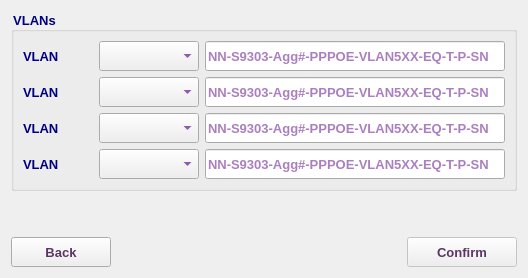
     <widget class="QWidget" name="subIntTab">
      <attribute name="title">
       <string>SUB INT</string>
      </attribute>
      <layout class="QVBoxLayout" name="verticalLayout_7">
       <item>
        <widget class="QGroupBox" name="groupBox_3">
         <property name="font">
          <font>
           <family>Tahoma</family>
           <pointsize>10</pointsize>
           <weight>75</weight>
           <bold>true</bold>
          </font>
         </property>
         <property name="styleSheet">
          <string notr="true">color: rgb(0, 0, 127);</string>
         </property>
         <property name="title">
          <string>VLANs</string>
         </property>
         <layout class="QVBoxLayout" name="verticalLayout_3">
          <item>
           <layout class="QHBoxLayout" name="horizontalLayout_8">
            <item>
             <widget class="QLabel" name="label_5">
              <property name="minimumSize">
               <size>
                <width>70</width>
                <height>30</height>
               </size>
              </property>
              <property name="maximumSize">
               <size>
                <width>70</width>
                <height>30</height>
               </size>
              </property>
              <property name="font">
               <font>
                <family>Tahoma</family>
                <pointsize>10</pointsize>
                <weight>75</weight>
                <bold>true</bold>
               </font>
              </property>
              <property name="styleSheet">
               <string notr="true">color: rgb(0, 0, 127);</string>
              </property>
              <property name="text">
               <string>VLAN</string>
              </property>
             </widget>
            </item>
            <item>
             <widget class="QComboBox" name="vlan500CB">
              <property name="minimumSize">
               <size>
                <width>100</width>
                <height>30</height>
               </size>
              </property>
              <property name="maximumSize">
               <size>
                <width>100</width>
                <height>30</height>
               </size>
              </property>
              <property name="font">
               <font>
                <family>Tahoma</family>
                <pointsize>10</pointsize>
                <weight>75</weight>
                <bold>true</bold>
               </font>
              </property>
              <property name="styleSheet">
               <string notr="true">color: rgb(85, 0, 127);</string>
              </property>
             </widget>
            </item>
            <item>
             <widget class="QLineEdit" name="v500DescLE">
              <property name="sizePolicy">
               <sizepolicy hsizetype="Expanding" vsizetype="Preferred">
                <horstretch>0</horstretch>
                <verstretch>0</verstretch>
               </sizepolicy>
              </property>
              <property name="minimumSize">
               <size>
                <width>300</width>
                <height>30</height>
               </size>
              </property>
              <property name="maximumSize">
               <size>
                <width>8000</width>
                <height>30</height>
               </size>
              </property>
              <property name="font">
               <font>
                <family>Tahoma</family>
                <pointsize>10</pointsize>
                <weight>75</weight>
                <bold>true</bold>
               </font>
              </property>
              <property name="styleSheet">
               <string notr="true">color: rgb(85, 0, 127);</string>
              </property>
              <property name="readOnly">
               <bool>true</bool>
              </property>
              <property name="placeholderText">
               <string>NN-S9303-Agg#-PPPOE-VLAN5XX-EQ-T-P-SN</string>
              </property>
             </widget>
            </item>
           </layout>
          </item>
          <item>
           <layout class="QHBoxLayout" name="horizontalLayout_9">
            <item>
             <widget class="QLabel" name="label_6">
              <property name="minimumSize">
               <size>
                <width>70</width>
                <height>30</height>
               </size>
              </property>
              <property name="maximumSize">
               <size>
                <width>70</width>
                <height>30</height>
               </size>
              </property>
              <property name="font">
               <font>
                <family>Tahoma</family>
                <pointsize>10</pointsize>
                <weight>75</weight>
                <bold>true</bold>
               </font>
              </property>
              <property name="styleSheet">
               <string notr="true">color: rgb(0, 0, 127);</string>
              </property>
              <property name="text">
               <string>VLAN</string>
              </property>
             </widget>
            </item>
            <item>
             <widget class="QComboBox" name="vlan600CB">
              <property name="minimumSize">
               <size>
                <width>100</width>
                <height>30</height>
               </size>
              </property>
              <property name="maximumSize">
               <size>
                <width>100</width>
                <height>30</height>
               </size>
              </property>
              <property name="font">
               <font>
                <family>Tahoma</family>
                <pointsize>10</pointsize>
                <weight>75</weight>
                <bold>true</bold>
               </font>
              </property>
              <property name="styleSheet">
               <string notr="true">color: rgb(85, 0, 127);</string>
              </property>
             </widget>
            </item>
            <item>
             <widget class="QLineEdit" name="v600DescLE">
              <property name="sizePolicy">
               <sizepolicy hsizetype="Expanding" vsizetype="Preferred">
                <horstretch>0</horstretch>
                <verstretch>0</verstretch>
               </sizepolicy>
              </property>
              <property name="minimumSize">
               <size>
                <width>300</width>
                <height>30</height>
               </size>
              </property>
              <property name="maximumSize">
               <size>
                <width>8000</width>
                <height>30</height>
               </size>
              </property>
              <property name="font">
               <font>
                <family>Tahoma</family>
                <pointsize>10</pointsize>
                <weight>75</weight>
                <bold>true</bold>
               </font>
              </property>
              <property name="styleSheet">
               <string notr="true">color: rgb(85, 0, 127);</string>
              </property>
              <property name="readOnly">
               <bool>true</bool>
              </property>
              <property name="placeholderText">
               <string>NN-S9303-Agg#-PPPOE-VLAN5XX-EQ-T-P-SN</string>
              </property>
             </widget>
            </item>
           </layout>
          </item>
          <item>
           <layout class="QHBoxLayout" name="horizontalLayout_10">
            <item>
             <widget class="QLabel" name="label_7">
              <property name="minimumSize">
               <size>
                <width>70</width>
                <height>30</height>
               </size>
              </property>
              <property name="maximumSize">
               <size>
                <width>70</width>
                <height>30</height>
               </size>
              </property>
              <property name="font">
               <font>
                <family>Tahoma</family>
                <pointsize>10</pointsize>
                <weight>75</weight>
                <bold>true</bold>
               </font>
              </property>
              <property name="styleSheet">
               <string notr="true">color: rgb(0, 0, 127);</string>
              </property>
              <property name="text">
               <string>VLAN</string>
              </property>
             </widget>
            </item>
            <item>
             <widget class="QComboBox" name="vlan700CB">
              <property name="minimumSize">
               <size>
                <width>100</width>
                <height>30</height>
               </size>
              </property>
              <property name="maximumSize">
               <size>
                <width>100</width>
                <height>30</height>
               </size>
              </property>
              <property name="font">
               <font>
                <family>Tahoma</family>
                <pointsize>10</pointsize>
                <weight>75</weight>
                <bold>true</bold>
               </font>
              </property>
              <property name="styleSheet">
               <string notr="true">color: rgb(85, 0, 127);</string>
              </property>
             </widget>
            </item>
            <item>
             <widget class="QLineEdit" name="v700DescLE">
              <property name="sizePolicy">
               <sizepolicy hsizetype="Expanding" vsizetype="Preferred">
                <horstretch>0</horstretch>
                <verstretch>0</verstretch>
               </sizepolicy>
              </property>
              <property name="minimumSize">
               <size>
                <width>300</width>
                <height>30</height>
               </size>
              </property>
              <property name="maximumSize">
               <size>
                <width>8000</width>
                <height>30</height>
               </size>
              </property>
              <property name="font">
               <font>
                <family>Tahoma</family>
                <pointsize>10</pointsize>
                <weight>75</weight>
                <bold>true</bold>
               </font>
              </property>
              <property name="styleSheet">
               <string notr="true">color: rgb(85, 0, 127);</string>
              </property>
              <property name="readOnly">
               <bool>true</bool>
              </property>
              <property name="placeholderText">
               <string>NN-S9303-Agg#-PPPOE-VLAN5XX-EQ-T-P-SN</string>
              </property>
             </widget>
            </item>
           </layout>
          </item>
          <item>
           <layout class="QHBoxLayout" name="horizontalLayout_11">
            <item>
             <widget class="QLabel" name="label_8">
              <property name="minimumSize">
               <size>
                <width>70</width>
                <height>30</height>
               </size>
              </property>
              <property name="maximumSize">
               <size>
                <width>70</width>
                <height>30</height>
               </size>
              </property>
              <property name="font">
               <font>
                <family>Tahoma</family>
                <pointsize>10</pointsize>
                <weight>75</weight>
                <bold>true</bold>
               </font>
              </property>
              <property name="styleSheet">
               <string notr="true">color: rgb(0, 0, 127);</string>
              </property>
              <property name="text">
               <string>VLAN</string>
              </property>
             </widget>
            </item>
            <item>
             <widget class="QComboBox" name="vlan800CB">
              <property name="minimumSize">
               <size>
                <width>100</width>
                <height>30</height>
               </size>
              </property>
              <property name="maximumSize">
               <size>
                <width>100</width>
                <height>30</height>
               </size>
              </property>
              <property name="font">
               <font>
                <family>Tahoma</family>
                <pointsize>10</pointsize>
                <weight>75</weight>
                <bold>true</bold>
               </font>
              </property>
              <property name="styleSheet">
               <string notr="true">color: rgb(85, 0, 127);</string>
              </property>
             </widget>
            </item>
            <item>
             <widget class="QLineEdit" name="v800DescLE">
              <property name="sizePolicy">
               <sizepolicy hsizetype="Expanding" vsizetype="Preferred">
                <horstretch>0</horstretch>
                <verstretch>0</verstretch>
               </sizepolicy>
              </property>
              <property name="minimumSize">
               <size>
                <width>300</width>
                <height>30</height>
               </size>
              </property>
              <property name="maximumSize">
               <size>
                <width>8000</width>
                <height>30</height>
               </size>
              </property>
              <property name="font">
               <font>
                <family>Tahoma</family>
                <pointsize>10</pointsize>
                <weight>75</weight>
                <bold>true</bold>
               </font>
              </property>
              <property name="styleSheet">
               <string notr="true">color: rgb(85, 0, 127);</string>
              </property>
              <property name="readOnly">
               <bool>true</bool>
              </property>
              <property name="placeholderText">
               <string>NN-S9303-Agg#-PPPOE-VLAN5XX-EQ-T-P-SN</string>
              </property>
             </widget>
            </item>
           </layout>
          </item>
         </layout>
        </widget>
       </item>
       <item>
        <spacer name="verticalSpacer_3">
         <property name="orientation">
          <enum>Qt::Vertical</enum>
         </property>
         <property name="sizeHint" stdset="0">
          <size>
           <width>20</width>
           <height>40</height>
          </size>
         </property>
        </spacer>
       </item>
       <item>
        <layout class="QHBoxLayout" name="horizontalLayout_7">
         <item>
          <widget class="QPushButton" name="back3Btn">
           <property name="enabled">
            <bool>true</bool>
           </property>
           <property name="sizePolicy">
            <sizepolicy hsizetype="Preferred" vsizetype="Preferred">
             <horstretch>0</horstretch>
             <verstretch>0</verstretch>
            </sizepolicy>
           </property>
           <property name="minimumSize">
            <size>
             <width>100</width>
             <height>30</height>
            </size>
           </property>
           <property name="maximumSize">
            <size>
             <width>200</width>
             <height>30</height>
            </size>
           </property>
           <property name="font">
            <font>
             <family>Tahoma</family>
             <pointsize>10</pointsize>
             <weight>75</weight>
             <bold>true</bold>
            </font>
           </property>
           <property name="styleSheet">
            <string notr="true">color: rgb(92, 53, 102);</string>
           </property>
           <property name="text">
            <string>Back</string>
           </property>
           <property name="icon">
            <iconset resource="../../../../../image.qrc">
             <normaloff>:/Image/back.png</normaloff>:/Image/back.png</iconset>
           </property>
           <property name="iconSize">
            <size>
             <width>20</width>
             <height>20</height>
            </size>
           </property>
          </widget>
         </item>
         <item>
          <spacer name="horizontalSpacer_9">
           <property name="font">
            <font>
             <family>Tahoma</family>
             <pointsize>10</pointsize>
            </font>
           </property>
           <property name="orientation">
            <enum>Qt::Horizontal</enum>
           </property>
           <property name="sizeHint" stdset="0">
            <size>
             <width>40</width>
             <height>20</height>
            </size>
           </property>
          </spacer>
         </item>
         <item>
          <widget class="QPushButton" name="okBtn">
           <property name="enabled">
            <bool>false</bool>
           </property>
           <property name="sizePolicy">
            <sizepolicy hsizetype="Preferred" vsizetype="Preferred">
             <horstretch>0</horstretch>
             <verstretch>0</verstretch>
            </sizepolicy>
           </property>
           <property name="minimumSize">
            <size>
             <width>110</width>
             <height>30</height>
            </size>
           </property>
           <property name="maximumSize">
            <size>
             <width>200</width>
             <height>30</height>
            </size>
           </property>
           <property name="font">
            <font>
             <family>Tahoma</family>
             <pointsize>10</pointsize>
             <weight>75</weight>
             <bold>true</bold>
            </font>
           </property>
           <property name="styleSheet">
            <string notr="true">color: rgb(92, 53, 102);</string>
           </property>
           <property name="text">
            <string>Confirm</string>
           </property>
           <property name="icon">
            <iconset resource="../../../../../image.qrc">
             <normaloff>:/Image/plan.png</normaloff>:/Image/plan.png</iconset>
           </property>
           <property name="iconSize">
            <size>
             <width>20</width>
             <height>20</height>
            </size>
           </property>
          </widget>
         </item>
        </layout>
       </item>
      </layout>
     </widget>
